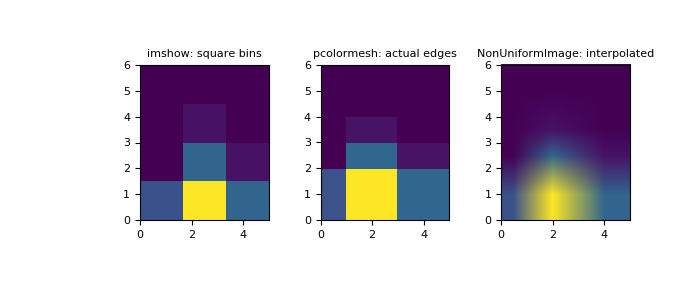

Source code (Python):
from matplotlib.image import NonUniformImage
import matplotlib.pyplot as plt

# Construct a 2-D histogram with variable bin width. First define the bin
# edges:

xedges = [0, 1, 3, 5]
yedges = [0, 2, 3, 4, 6]

# Next we create a histogram H with random bin content:

x = np.random.normal(2, 1, 100)
y = np.random.normal(1, 1, 100)
H, xedges, yedges = np.histogram2d(x, y, bins=(xedges, yedges))
H = H.T  # Let each row list bins with common y range.

# :func:`imshow <matplotlib.pyplot.imshow>` can only display square bins:

fig = plt.figure(figsize=(7, 3))
ax = fig.add_subplot(131, title='imshow: square bins')
plt.imshow(H, interpolation='nearest', origin='low',
        extent=[xedges[0], xedges[-1], yedges[0], yedges[-1]])
# <matplotlib.image.AxesImage object at 0x...>

# :func:`pcolormesh <matplotlib.pyplot.pcolormesh>` can display actual edges:

ax = fig.add_subplot(132, title='pcolormesh: actual edges',
        aspect='equal')
X, Y = np.meshgrid(xedges, yedges)
ax.pcolormesh(X, Y, H)
# <matplotlib.collections.QuadMesh object at 0x...>

# :class:`NonUniformImage <matplotlib.image.NonUniformImage>` can be used to
# display actual bin edges with interpolation:

ax = fig.add_subplot(133, title='NonUniformImage: interpolated',
        aspect='equal', xlim=xedges[[0, -1]], ylim=yedges[[0, -1]])
im = NonUniformImage(ax, interpolation='bilinear')
xcenters = (xedges[:-1] + xedges[1:]) / 2
ycenters = (yedges[:-1] + yedges[1:]) / 2
im.set_data(xcenters, ycenters, H)
ax.images.append(im)
plt.show()
